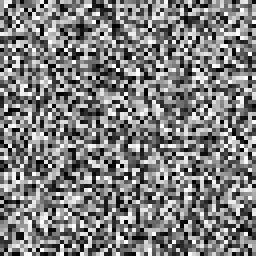
#> input picture data/input/images/sample-00.png, 64 x 64 px (shown 4 times larger); its folder holds only this picture in this run
$ python parallel.py
#> lines starting #> are read from the running program, lines starting #| are printed output that depends on the picture; long printed decimals are rounded
### nnlab/prepare.py
"""Recursive data preparation with CLI/ENV configuration and diagnostics."""

import argparse
import csv
import importlib
import logging
import os
import platform
import shutil
import subprocess
import sys
import time
from pathlib import Path

import numpy as np
from PIL import Image

from .errors import DataFileError, MismatchedDataError, PracticeError


def scan_files(directory, extensions):
    """Return deterministically sorted matching paths, including subdirectories."""
    root = Path(directory)
    if not root.is_dir():
        raise DataFileError(f"Каталог не найден: {root}")
    allowed = {"." + ext.lower().lstrip(".") for ext in extensions}
    return sorted(
        p for p in root.rglob("*") if p.is_file() and p.suffix.lower() in allowed
    )


def read_array(path, image_size=64):
    """Load a numeric CSV or normalized grayscale image, never pickle data."""
#> called with image_size = 64
    try:
        if path.suffix.lower() == ".csv":
            with path.open(encoding="utf-8-sig", newline="") as stream:
                rows = list(csv.reader(stream))
            if len(rows) < 2 or any(len(row) != len(rows[0]) for row in rows):
                raise ValueError("Неверная прямоугольная CSV-таблица")
            result = np.asarray(rows[1:], dtype=np.float32)
        else:
            with Image.open(path) as image:
#> image is the input picture: PIL image 64x64 L; min 0, max 255, mean 126.1
                result = (
                    np.asarray(
                        image.convert("L").resize((image_size, image_size)),
                        dtype=np.float32,
                    )
                    / 255
                )
        if not np.isfinite(result).all():
            raise ValueError("NaN или бесконечность")
        return result
    except (OSError, ValueError) as exc:
        raise DataFileError(f"{path}: {exc}") from exc


# [108 lines left out: functions prepare, doctor, main, not called in this run]


# [2 lines that do not run on import are left out]

### nnlab/parallel.py
"""Bounded producer/consumer pipeline and spawned-process augmentation."""

import argparse
import json
import logging
import multiprocessing as mp
import os
import queue
import threading
import time
from pathlib import Path

import numpy as np

from .errors import DataFileError, PracticeError
from .prepare import read_array, scan_files


def augment(task):
    """Return original, rotation, reflection and deterministic noise variants."""
    index, array = task
#> index = 0
    noise = np.random.default_rng(42 + index).normal(0, 0.02, array.shape)
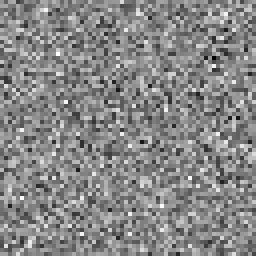
#> noise: shape (64, 64) float64 (shown 4 times larger); min -0.073, max 0.0636, mean -0.000388; drawn with min black and max white
    return index, np.stack(
        [array, np.rot90(array), np.fliplr(array), np.clip(array + noise, 0, 1)]
    ).astype(np.float32)


def sequential(files):
    """Read and augment the same sorted images without concurrency."""
    return np.concatenate([augment((i, read_array(p)))[1] for i, p in enumerate(files)])


def parallel(files, workers=2):
    """Use one producer, reader threads and a process pool; propagate failures."""
#> called with workers = 2
    if workers < 1:
        raise DataFileError("workers must be positive")
    paths, arrays = queue.Queue(maxsize=workers * 2), queue.Queue(maxsize=workers * 2)
    lock = threading.Lock()
    state = {"read": 0, "callbacks": 0}
    errors = []
    results = []

    def producer():
        for item in enumerate(files):
            paths.put(item)
        for _ in range(workers):
            paths.put(None)

    def consumer():
        while True:
            item = paths.get()
            if item is None:
                arrays.put(None)
                return
            index, path = item
            try:
                array = read_array(path)
                with lock:
                    state["read"] += 1
                logging.info("read %s", path.name)
                arrays.put((index, array, None))
            except (PracticeError, OSError, ValueError) as exc:
                arrays.put((index, None, str(exc)))

    def finished(_):
        with lock:
            state["callbacks"] += 1

    readers = [
        threading.Thread(target=consumer, name=f"reader-{i}") for i in range(workers)
    ]
    production = threading.Thread(target=producer, name="producer")
    with mp.get_context("spawn").Pool(workers) as pool:
        production.start()
        for thread in readers:
            thread.start()
        pending = []
        closed = 0
        while closed < workers:
            item = arrays.get()
            if item is None:
                closed += 1
                continue
            index, array, error = item
            if error:
                errors.append(error)
                continue
            pending.append(
                pool.apply_async(augment, ((index, array),), callback=finished)
            )
            if len(pending) >= workers * 2:
                results.append(pending.pop(0).get())
        production.join()
        for thread in readers:
            thread.join()
        for job in pending:
            results.append(job.get())
        pool.close()
        pool.join()
    if errors:
        raise DataFileError("; ".join(errors))
    results.sort(key=lambda item: item[0])
    return np.concatenate([values for _, values in results]), state


def main():
    """Measure equal workloads and save results plus augmented arrays."""
    parser = argparse.ArgumentParser()
    parser.add_argument("--path", default=os.getenv("DATA_PATH", "data/input/images"))
    parser.add_argument("--workers", type=int, default=2)
    parser.add_argument("--output", default="data/output/performance_report.json")
    args = parser.parse_args()
    logging.basicConfig(
        level=os.getenv("LOG_LEVEL", "INFO"), format="%(threadName)s %(message)s"
    )
    try:
        files = scan_files(args.path, ["png", "jpg", "jpeg"])
        if not files:
            raise DataFileError("Нет изображений.")
        start = time.perf_counter()
        seq = sequential(files)
        seq_time = time.perf_counter() - start
        start = time.perf_counter()
        par, state = parallel(files, args.workers)
#> state = {'read': 1, 'callbacks': 1}
        par_time = time.perf_counter() - start
        report = {
            "files": len(files),
            "augmented_items": len(par),
            "sequential_seconds": seq_time,
            "parallel_seconds": par_time,
            "speedup": seq_time / par_time,
            "equal_results": bool(np.array_equal(seq, par)),
            "reader_count": state["read"],
            "callback_count": state["callbacks"],
            "workers": args.workers,
            "note": "Small workloads may be slower because spawning and IPC dominate.",
        }
        output = Path(args.output)
        output.parent.mkdir(parents=True, exist_ok=True)
        output.write_text(json.dumps(report, indent=2))
        np.save(output.with_name("augmented.npy"), par, allow_pickle=False)
        print(json.dumps(report, indent=2))
#| {
#|   "files": 1,
#|   "augmented_items": 4,
#|   "sequential_seconds": 0.006917,
#|   "parallel_seconds": 0.003486,
#|   "speedup": 1.984,
#|   "equal_results": true,
#|   "reader_count": 1,
#|   "callback_count": 1,
#|   "workers": 2,
#|   "note": "Small workloads may be slower because spawning and IPC dominate."
#| }
    except (PracticeError, OSError, ValueError) as exc:
        parser.exit(1, f"Ошибка: {exc}\n")


if __name__ == "__main__":
    main()
